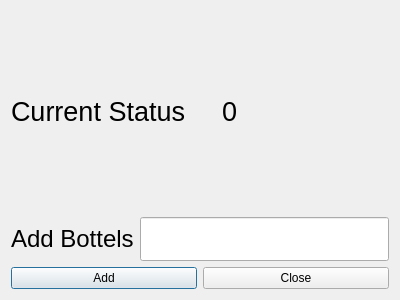
<?xml version="1.0" encoding="UTF-8"?>
<ui version="4.0">
 <class>addBottels</class>
 <widget class="QDialog" name="addBottels">
  <property name="geometry">
   <rect>
    <x>0</x>
    <y>0</y>
    <width>400</width>
    <height>300</height>
   </rect>
  </property>
  <property name="windowTitle">
   <string>Dialog</string>
  </property>
  <layout class="QVBoxLayout" name="verticalLayout">
   <item>
    <layout class="QHBoxLayout" name="horizontalLayout">
     <item>
      <widget class="QLabel" name="label">
       <property name="font">
        <font>
         <pointsize>20</pointsize>
        </font>
       </property>
       <property name="text">
        <string>Current Status    </string>
       </property>
      </widget>
     </item>
     <item>
      <widget class="QLabel" name="label_2">
       <property name="font">
        <font>
         <pointsize>20</pointsize>
        </font>
       </property>
       <property name="text">
        <string>0</string>
       </property>
      </widget>
     </item>
    </layout>
   </item>
   <item>
    <layout class="QHBoxLayout" name="horizontalLayout_2">
     <item>
      <widget class="QLabel" name="label_3">
       <property name="font">
        <font>
         <pointsize>18</pointsize>
        </font>
       </property>
       <property name="text">
        <string>Add Bottels</string>
       </property>
      </widget>
     </item>
     <item>
      <widget class="QLineEdit" name="lineEdit">
       <property name="font">
        <font>
         <pointsize>24</pointsize>
        </font>
       </property>
      </widget>
     </item>
    </layout>
   </item>
   <item>
    <layout class="QHBoxLayout" name="horizontalLayout_3">
     <item>
      <widget class="QPushButton" name="pushButton">
       <property name="text">
        <string>Add</string>
       </property>
      </widget>
     </item>
     <item>
      <widget class="QPushButton" name="pushButton_2">
       <property name="text">
        <string>Close</string>
       </property>
      </widget>
     </item>
    </layout>
   </item>
  </layout>
 </widget>
 <resources/>
 <connections>
  <connection>
   <sender>pushButton_2</sender>
   <signal>clicked()</signal>
   <receiver>addBottels</receiver>
   <slot>close()</slot>
   <hints>
    <hint type="sourcelabel">
     <x>296</x>
     <y>245</y>
    </hint>
    <hint type="destinationlabel">
     <x>199</x>
     <y>149</y>
    </hint>
   </hints>
  </connection>
 </connections>
</ui>
